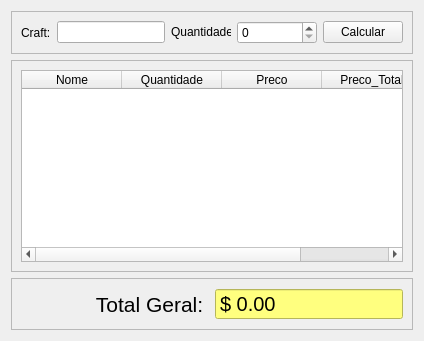
      <widget class="QWidget" name="tbBoost2">
       <attribute name="icon">
        <iconset>
         <normaloff>icons/naturia chemical.png</normaloff>icons/naturia chemical.png</iconset>
       </attribute>
       <attribute name="title">
        <string>Crafts / Boost 70</string>
       </attribute>
       <layout class="QVBoxLayout" name="verticalLayout_5">
        <item>
         <widget class="QFrame" name="frame_16">
          <property name="frameShape">
           <enum>QFrame::StyledPanel</enum>
          </property>
          <property name="frameShadow">
           <enum>QFrame::Raised</enum>
          </property>
          <layout class="QHBoxLayout" name="horizontalLayout_13">
           <item>
            <widget class="QLabel" name="label_16">
             <property name="sizePolicy">
              <sizepolicy hsizetype="Fixed" vsizetype="Preferred">
               <horstretch>0</horstretch>
               <verstretch>0</verstretch>
              </sizepolicy>
             </property>
             <property name="maximumSize">
              <size>
               <width>30</width>
               <height>16777215</height>
              </size>
             </property>
             <property name="text">
              <string>Craft:</string>
             </property>
            </widget>
           </item>
           <item>
            <widget class="QLineEdit" name="edtCraftName">
             <property name="sizePolicy">
              <sizepolicy hsizetype="Preferred" vsizetype="Fixed">
               <horstretch>0</horstretch>
               <verstretch>0</verstretch>
              </sizepolicy>
             </property>
             <property name="toolTip">
              <string>Pressione F2 para pesquisar</string>
             </property>
             <property name="toolTipDuration">
              <number>-1</number>
             </property>
            </widget>
           </item>
           <item>
            <widget class="QLabel" name="label_17">
             <property name="sizePolicy">
              <sizepolicy hsizetype="Fixed" vsizetype="Fixed">
               <horstretch>0</horstretch>
               <verstretch>0</verstretch>
              </sizepolicy>
             </property>
             <property name="maximumSize">
              <size>
               <width>60</width>
               <height>16777215</height>
              </size>
             </property>
             <property name="text">
              <string>&lt;html&gt;&lt;head/&gt;&lt;body&gt;&lt;p&gt;Quantidade:&lt;/p&gt;&lt;/body&gt;&lt;/html&gt;</string>
             </property>
            </widget>
           </item>
           <item>
            <widget class="QSpinBox" name="edtCraftQty">
             <property name="sizePolicy">
              <sizepolicy hsizetype="Fixed" vsizetype="Fixed">
               <horstretch>0</horstretch>
               <verstretch>0</verstretch>
              </sizepolicy>
             </property>
             <property name="minimumSize">
              <size>
               <width>80</width>
               <height>0</height>
              </size>
             </property>
             <property name="keyboardTracking">
              <bool>false</bool>
             </property>
            </widget>
           </item>
           <item>
            <widget class="QPushButton" name="btnCalcular">
             <property name="sizePolicy">
              <sizepolicy hsizetype="Fixed" vsizetype="Fixed">
               <horstretch>0</horstretch>
               <verstretch>0</verstretch>
              </sizepolicy>
             </property>
             <property name="maximumSize">
              <size>
               <width>100</width>
               <height>16777215</height>
              </size>
             </property>
             <property name="text">
              <string>Calcular</string>
             </property>
             <property name="icon">
              <iconset>
               <normaloff>icons/gear.png</normaloff>icons/gear.png</iconset>
             </property>
            </widget>
           </item>
          </layout>
         </widget>
        </item>
        <item>
         <widget class="QFrame" name="frame_15">
          <property name="sizePolicy">
           <sizepolicy hsizetype="Expanding" vsizetype="Preferred">
            <horstretch>0</horstretch>
            <verstretch>0</verstretch>
           </sizepolicy>
          </property>
          <property name="frameShape">
           <enum>QFrame::StyledPanel</enum>
          </property>
          <property name="frameShadow">
           <enum>QFrame::Raised</enum>
          </property>
          <layout class="QHBoxLayout" name="horizontalLayout_9">
           <item>
            <widget class="QTableWidget" name="craftTable">
             <property name="toolTipDuration">
              <number>0</number>
             </property>
             <property name="alternatingRowColors">
              <bool>true</bool>
             </property>
             <property name="iconSize">
              <size>
               <width>64</width>
               <height>32</height>
              </size>
             </property>
             <property name="textElideMode">
              <enum>Qt::ElideNone</enum>
             </property>
             <attribute name="verticalHeaderVisible">
              <bool>false</bool>
             </attribute>
             <attribute name="verticalHeaderDefaultSectionSize">
              <number>32</number>
             </attribute>
             <attribute name="verticalHeaderMinimumSectionSize">
              <number>32</number>
             </attribute>
             <column>
              <property name="text">
               <string>Nome</string>
              </property>
             </column>
             <column>
              <property name="text">
               <string>Quantidade</string>
              </property>
             </column>
             <column>
              <property name="text">
               <string>Preco</string>
              </property>
             </column>
             <column>
              <property name="text">
               <string>Preco_Total</string>
              </property>
             </column>
            </widget>
           </item>
          </layout>
         </widget>
        </item>
        <item>
         <widget class="QFrame" name="frame_17">
          <property name="frameShape">
           <enum>QFrame::StyledPanel</enum>
          </property>
          <property name="frameShadow">
           <enum>QFrame::Raised</enum>
          </property>
          <layout class="QHBoxLayout" name="horizontalLayout_14">
           <item>
            <widget class="QLabel" name="label_11">
             <property name="font">
              <font>
               <pointsize>16</pointsize>
              </font>
             </property>
             <property name="layoutDirection">
              <enum>Qt::LeftToRight</enum>
             </property>
             <property name="text">
              <string>Total Geral: </string>
             </property>
             <property name="alignment">
              <set>Qt::AlignRight|Qt::AlignTrailing|Qt::AlignVCenter</set>
             </property>
            </widget>
           </item>
           <item>
            <widget class="QDoubleSpinBox" name="edtTotal">
             <property name="font">
              <font>
               <pointsize>15</pointsize>
              </font>
             </property>
             <property name="styleSheet">
              <string notr="true">background-color: rgb(255, 255, 127);</string>
             </property>
             <property name="readOnly">
              <bool>true</bool>
             </property>
             <property name="buttonSymbols">
              <enum>QAbstractSpinBox::NoButtons</enum>
             </property>
             <property name="showGroupSeparator" stdset="0">
              <bool>true</bool>
             </property>
             <property name="prefix">
              <string>$ </string>
             </property>
             <property name="maximum">
              <double>99999999999999991611392.000000000000000</double>
             </property>
            </widget>
           </item>
          </layout>
         </widget>
        </item>
       </layout>
      </widget>
